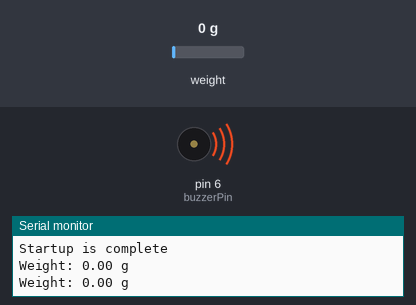
The sketch below on a simulated Arduino Uno, built with avr-gcc and run on an emulated ATmega328P. Shown: buzzer (waves = sounding, pin HIGH), the last lines printed to the serial monitor. Inputs (shaded band) come from the test bench; at power-on: weight on the scale 0 g.

Above: at 3.6 s.
3.7 s: weight on the scale set to 86 g
7.2 s: weight on the scale set to 102 g
At 8.5 s:
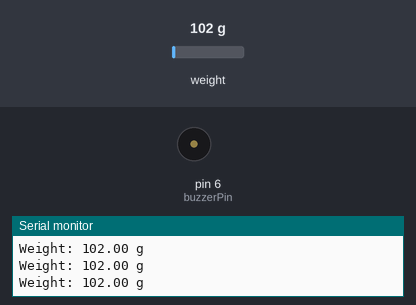
Timing chart, 0 to 10.2 s (numbered marks = the images above; inputs shaded):
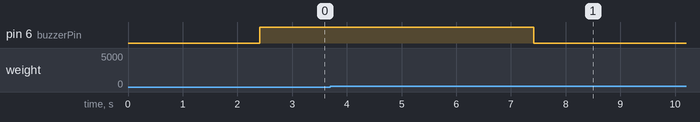

The sketch:

IOT_project_final_sketch.ino
```cpp
#include "HX711_ADC.h"

const int HX711_dout = 4;    // MCU > HX711 dout pin
const int HX711_sck = 5;     // MCU > HX711 sck pin
const int buzzerPin = 6;     // MCU > Buzzer pin

HX711_ADC LoadCell(HX711_dout, HX711_sck);

void setup() {
  Serial.begin(57600);
  delay(10);
  Serial.println();
  Serial.println("Starting...");

  LoadCell.begin();
  LoadCell.setCalFactor(-1356.12); // Set the calibration factor

  unsigned long stabilizingTime = 2000;
  boolean tarePerformed = true;
  LoadCell.start(stabilizingTime, tarePerformed);

  if (LoadCell.getTareTimeoutFlag() || LoadCell.getSignalTimeoutFlag()) {
    Serial.println("Timeout, check MCU > HX711 wiring and pin designations");
    while (1);
  } else {
    Serial.println("Startup is complete");
  }

  pinMode(buzzerPin,OUTPUT);
  digitalWrite(buzzerPin, LOW);  // Turn off the buzzer initially
}

void loop() {
  if (LoadCell.update()) {
    float weight = LoadCell.getData();
    Serial.print("Weight: ");
    Serial.print(weight);
    Serial.println(" g");

    if (weight <95) {
      digitalWrite(buzzerPin, HIGH);  // Turn on the buzzer
      delay(1000);                    // Beep for 1 second
      digitalWrite(buzzerPin, LOW);   // Turn off the buzzer
    }
  }
}
```

Measured:
- the behaviour switches between 94 and 95 g on weight on the scale (found by bisection; images 0 and 1)
- after the input at 7.2 s, pin 6 (buzzerPin): HIGH → LOW after 0.21 s
